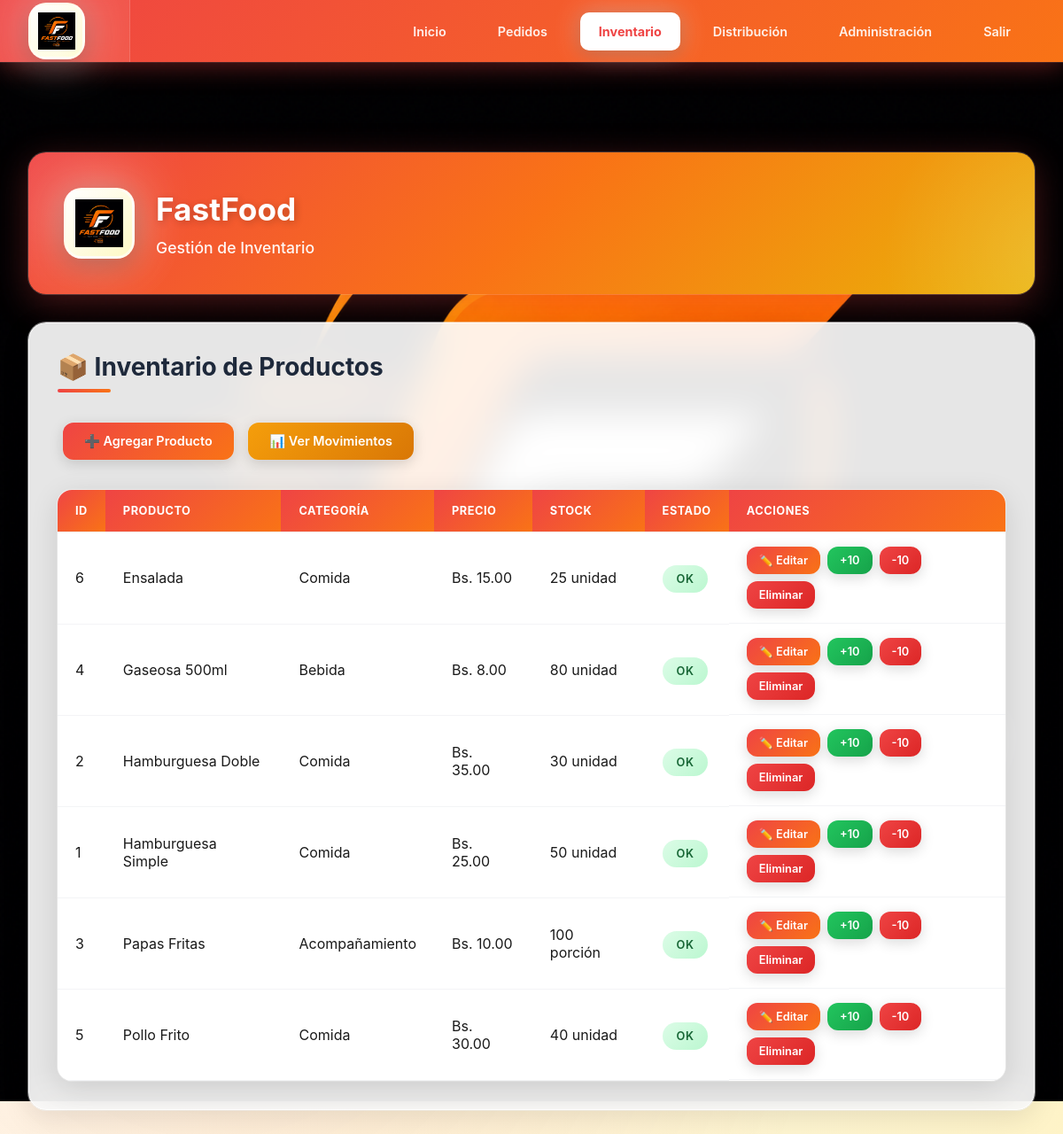
The app's page /inventario.php (signed in) with its own data.
### tables this page shows
CREATE TABLE productos (
    id INT AUTO_INCREMENT PRIMARY KEY,
    nombre VARCHAR(100) NOT NULL,
    descripcion TEXT,
    categoria VARCHAR(50),
    precio_unitario DECIMAL(10, 2) NOT NULL,
    stock_actual INT DEFAULT 0,
    stock_minimo INT DEFAULT 10,
    unidad_medida VARCHAR(20) DEFAULT 'unidad',
    imagen VARCHAR(255) DEFAULT 'assets/images/productos/default.jpg',
    fecha_creacion TIMESTAMP DEFAULT CURRENT_TIMESTAMP
);

### inventario.php (the view, shortened to what this page needs)
<?php
require_once 'config.php';
$action = $_GET['action'] ?? 'listar';
$productos = $pdo->query("SELECT * FROM productos ORDER BY nombre")->fetchAll();
?>
<!DOCTYPE html>
<html lang="es">
<head>
    <link rel="stylesheet" href="style.css">
</head>
<body>
    <div class="sidebar">
        <div class="sidebar-logo">
            <div class="logo-placeholder">
                <img src="assets/images/logo.png" alt="FastFood Logo" style="width: 100%; height: 100%; object-fit: contain;">
            </div>
        </div>
        <ul class="sidebar-nav">
            <li><a href="index.php">Inicio</a></li>
            <li><a href="pedidos.php">Pedidos</a></li>
            <li><a href="inventario.php" class="active">Inventario</a></li>
            <li><a href="distribucion.php">Distribución</a></li>
            <li><a href="admin.php">Administración</a></li>
            <li><a href="logout.php">Salir</a></li>
        </ul>
    </div>
    <div class="main-content">
        <header>
            <div class="header-logo">
                <img src="assets/images/logo.png" alt="FastFood Logo">
            </div>
            <div class="header-content">
                <h1>FastFood</h1>
                <p>Gestión de Inventario</p>
            </div>
        </header>
        <div class="content">
            <?php if ($action == 'nuevo'): ?>
                <h2>Agregar Nuevo Producto</h2>
                <form method="POST" enctype="multipart/form-data">
                    <div class="form-group">
                        <label>Nombre del Producto:</label>
                        <input type="text" name="nombre" required>
                    </div>
                    <div class="form-group">
                        <label>Descripción:</label>
                        <textarea name="descripcion"></textarea>
                    </div>
                    <div class="form-group">
                        <label>Categoría:</label>
                        <select name="categoria" required>
                            <option value="Comida">Comida</option>
                            <option value="Bebida">Bebida</option>
                            <option value="Acompañamiento">Acompañamiento</option>
                            <option value="Postre">Postre</option>
                            <option value="Otro">Otro</option>
                        </select>
                    </div>
                    <div class="form-group">
                        <label>Precio Unitario (Bs.):</label>
                        <input type="number" name="precio_unitario" step="0.01" required>
                    </div>
                    <div class="form-group">
                        <label>Stock Actual:</label>
                        <input type="number" name="stock_actual" required>
                    </div>
                    <div class="form-group">
                        <label>Stock Mínimo:</label>
                        <input type="number" name="stock_minimo" value="10" required>
                    </div>
                    <div class="form-group">
                        <label>Unidad de Medida:</label>
                        <select name="unidad_medida">
                            <option value="unidad">Unidad</option>
                            <option value="porción">Porción</option>
                            <option value="kg">Kilogramo</option>
                            <option value="litro">Litro</option>
                        </select>
                    </div>
                    <div class="form-group">
                        <label>Imagen del Producto:</label>
                        <input type="file" name="imagen" accept="image/*">
                        <small style="color: #64748b; margin-top: 5px; display: block;">Formatos aceptados: JPG, PNG, GIF, WebP</small>
                    </div>
                    <button type="submit" name="guardar_producto" class="btn btn-primary">Guardar Producto</button>
                    <a href="inventario.php" class="btn btn-warning">Cancelar</a>
                </form>
            <?php else: ?>
                <h2>📦 Inventario de Productos</h2>
                <div style="margin-bottom: 20px;">
                    <a href="inventario.php?action=nuevo" class="btn btn-primary">➕ Agregar Producto</a>
                    <a href="inventario.php?action=movimientos" class="btn btn-warning">📊 Ver Movimientos</a>
                </div>
                <table>
                    <thead>
                        <tr>
                            <th>ID</th>
                            <th>Producto</th>
                            <th>Categoría</th>
                            <th>Precio</th>
                            <th>Stock</th>
                            <th>Estado</th>
                            <th>Acciones</th>
                        </tr>
                    </thead>
                    <tbody>
                        <?php foreach ($productos as $producto): ?>
                            <?php
                            $estado = $producto['stock_actual'] < $producto['stock_minimo'] ? 'Bajo' : 'OK';
                            $estado_class = $estado == 'Bajo' ? 'status-cancelado' : 'status-entregado';
                            ?>
                            <tr>
                                <td><?php echo $producto['id']; ?></td>
                                <td><?php echo $producto['nombre']; ?></td>
                                <td><?php echo $producto['categoria']; ?></td>
                                <td>Bs. <?php echo number_format($producto['precio_unitario'], 2); ?></td>
                                <td><?php echo $producto['stock_actual']; ?> <?php echo $producto['unidad_medida']; ?></td>
                                <td><span class="status-badge <?php echo $estado_class; ?>"><?php echo $estado; ?></span></td>
                                <td class="actions">
                                    <a href="inventario.php?action=editar&id=<?php echo $producto['id']; ?>" class="btn btn-primary">✏️ Editar</a>
                                    <a href="inventario.php?actualizar_stock=<?php echo $producto['id']; ?>&cantidad=10&tipo=entrada" class="btn btn-success">+10</a>
                                    <a href="inventario.php?actualizar_stock=<?php echo $producto['id']; ?>&cantidad=10&tipo=salida" class="btn btn-danger">-10</a>
                                    <a href="inventario.php?eliminar=<?php echo $producto['id']; ?>" class="btn btn-danger" onclick="return confirm('¿Eliminar este producto?');">Eliminar</a>
                                </td>
                            </tr>
                        <?php endforeach; ?>
                    </tbody>
                </table>
            <?php endif; ?>
        </div>
    </div>
</body>
</html>

### records on screen
productos: id "6", nombre "Ensalada", categoria "Comida", precio_unitario "15.00", stock_actual "25", unidad_medida "unidad", estado "OK"
productos: id "4", nombre "Gaseosa 500ml", categoria "Bebida", precio_unitario "8.00", stock_actual "80", unidad_medida "unidad", estado "OK"
productos: id "2", nombre "Hamburguesa Doble", categoria "Comida", precio_unitario "35.00", stock_actual "30", unidad_medida "unidad", estado "OK"
productos: id "1", nombre "Hamburguesa Simple", categoria "Comida", precio_unitario "25.00", stock_actual "50", unidad_medida "unidad", estado "OK"
productos: id "3", nombre "Papas Fritas", categoria "Acompañamiento", precio_unitario "10.00", stock_actual "100", unidad_medida "porción", estado "OK"
productos: id "5", nombre "Pollo Frito", categoria "Comida", precio_unitario "30.00", stock_actual "40", unidad_medida "unidad", estado "OK"
